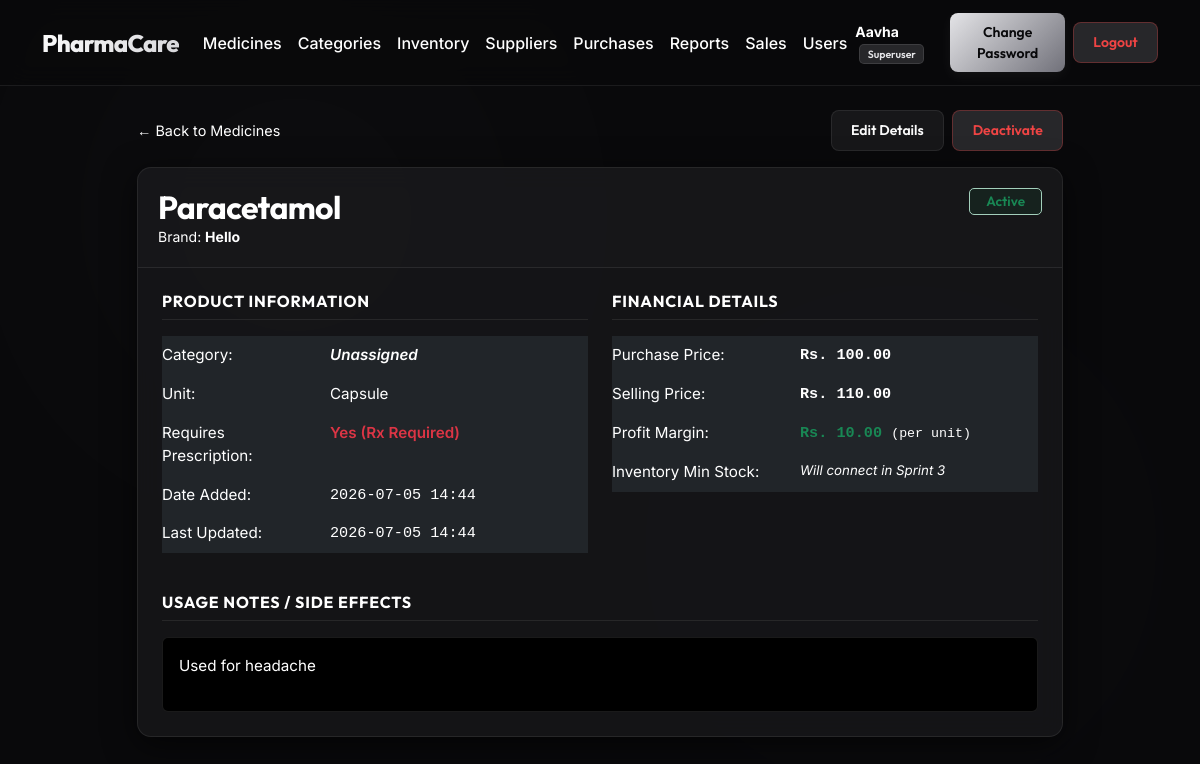
Screenshot of /medicines/1/ (signed in) with the database file from the repository.
### medicines/models.py (models this page shows, shortened)
class Medicine(models.Model):
    UNIT_CHOICES = [
        ("tablet",  "Tablet"),
        ("capsule", "Capsule"),
        ("syrup",   "Syrup (ml)"),
        ("injection","Injection (ml)"),
        ("cream",   "Cream (g)"),
        ("drops",   "Drops (ml)"),
        ("sachet",  "Sachet"),
        ("other",   "Other"),
    ]
    name = models.CharField(
        max_length=200,
        verbose_name="Medicine Name",
        help_text="Generic or brand name of the medicine."
    )
    brand = models.CharField(
        max_length=200,
        blank=True,
        null=True,
        verbose_name="Brand Name",
        help_text="Manufacturer brand name, if different from generic name."
    )
    category = models.ForeignKey(
        Category,
        on_delete=models.SET_NULL,
        null=True,
        blank=True,
        related_name="medicines",
        verbose_name="Category"
    )
    unit = models.CharField(
        max_length=20,
        choices=UNIT_CHOICES,
        default="tablet",
        verbose_name="Unit of Measurement",
        help_text="How this medicine is measured/dispensed."
    )
    requires_prescription = models.BooleanField(
        default=False,
        verbose_name="Requires Prescription",
        help_text="If True, cashiers must request a prescription before selling."
    )
    purchase_price = models.DecimalField(
        max_digits=10,
        decimal_places=2,
        verbose_name="Purchase Price (Rs.)",
        help_text="Cost price per unit paid to supplier."
    )
    selling_price = models.DecimalField(
        max_digits=10,
        decimal_places=2,
        verbose_name="Selling Price (Rs.)",
        help_text="Retail price per unit charged to customers."
    )
    description = models.TextField(
        blank=True,
        null=True,
        verbose_name="Description / Usage",
        help_text="Optional notes on usage, dosage, or side effects."
    )
    is_active = models.BooleanField(
        default=True,
        verbose_name="Active",
        help_text="Inactive medicines are hidden from sales and inventory views."
    )
    created_at = models.DateTimeField(
        auto_now_add=True,
        verbose_name="Created At"
    )
    updated_at = models.DateTimeField(
        auto_now=True,
        verbose_name="Last Updated"
    )
    class Meta:
        verbose_name = "Medicine"
        verbose_name_plural = "Medicines"
        ordering = ["name"]
    @property
    def profit_margin(self):
        return self.selling_price - self.purchase_price

### medicines/views.py (the view)
# urls.py: path("medicines/<int:pk>/", views.MedicineDetailView.as_view(), name="medicine_detail"),
class MedicineDetailView(LoginRequiredMixin, DetailView):
    model = Medicine
    template_name = "medicines/medicine_detail.html"
    context_object_name = "medicine"

### templates/medicines/medicine_detail.html (shortened to what this page needs)
{% extends "base.html" %}
{% block content %}
<div class="row justify-content-center">
    <div class="col-lg-10">
        <div class="mb-3 d-flex justify-content-between align-items-center">
            <a href="{% url 'medicine_list' %}" class="text-secondary text-decoration-none" style="font-size: 0.9rem;">
                &larr; Back to Medicines
            </a>
            {% if user.is_superuser %}
                <div>
                    <a href="{% url 'medicine_edit' medicine.pk %}" class="btn btn-light btn-sm me-1">Edit Details</a>
                    {% if medicine.is_active %}
                        <a href="{% url 'medicine_delete' medicine.pk %}" class="btn btn-danger btn-sm">Deactivate</a>
                    {% endif %}
                </div>
            {% endif %}
        </div>
        <div class="card">
            <div class="card-header d-flex justify-content-between align-items-start">
                <div>
                    <h2 class="mb-0 text-white">{{ medicine.name }}</h2>
                    <p class="text-secondary mb-0 small">
                        Brand:
                        {% if medicine.brand %}
                            <strong class="text-white">{{ medicine.brand }}</strong>
                        {% else %}
                            <span class="fst-italic">Generic Only</span>
                        {% endif %}
                    </p>
                </div>
                <div class="text-end">
                    {% if medicine.is_active %}
                        <span class="badge bg-success-subtle text-success border border-success-subtle px-3 py-1.5" style="background: rgba(25, 135, 84, 0.1) !important; color: #198754 !important; font-size: 0.85rem;">Active</span>
                    {% else %}
                        <span class="badge bg-danger-subtle text-danger border border-danger-subtle px-3 py-1.5" style="background: rgba(220, 53, 69, 0.1) !important; color: #dc3545 !important; font-size: 0.85rem;">Inactive</span>
                    {% endif %}
                </div>
            </div>
            <div class="card-body">
                <div class="row">
                    <div class="col-md-6 mb-4 mb-md-0">
                        <h4 class="text-secondary mb-3 pb-2" style="border-bottom: 1px solid var(--border-color); font-size: 1rem; text-transform: uppercase; letter-spacing: 0.05em;">Product Information</h4>
                        <table class="table table-dark table-borderless bg-transparent" style="color: #fafafa; font-size: 0.95rem;">
                            <tbody>
                                <tr>
                                    <td class="text-secondary ps-0" style="width: 160px;">Category:</td>
                                    <td class="fw-semibold">
                                        {% if medicine.category %}
                                            {{ medicine.category.name }}
                                        {% else %}
                                            <span class="text-muted fst-italic">Unassigned</span>
                                        {% endif %}
                                    </td>
                                </tr>
                                <tr>
                                    <td class="text-secondary ps-0">Unit:</td>
                                    <td>{{ medicine.get_unit_display }}</td>
                                </tr>
                                <tr>
                                    <td class="text-secondary ps-0">Requires Prescription:</td>
                                    <td>
                                        {% if medicine.requires_prescription %}
                                            <span class="text-danger fw-semibold">Yes (Rx Required)</span>
                                        {% else %}
                                            <span class="text-muted">No</span>
                                        {% endif %}
                                    </td>
                                </tr>
                                <tr>
                                    <td class="text-secondary ps-0">Date Added:</td>
                                    <td class="text-secondary font-monospace">{{ medicine.created_at|date:"Y-m-d H:i" }}</td>
                                </tr>
                                <tr>
                                    <td class="text-secondary ps-0">Last Updated:</td>
                                    <td class="text-secondary font-monospace">{{ medicine.updated_at|date:"Y-m-d H:i" }}</td>
                                </tr>
                            </tbody>
                        </table>
                    </div>
                    <div class="col-md-6">
                        <h4 class="text-secondary mb-3 pb-2" style="border-bottom: 1px solid var(--border-color); font-size: 1rem; text-transform: uppercase; letter-spacing: 0.05em;">Financial Details</h4>
                        <table class="table table-dark table-borderless bg-transparent" style="color: #fafafa; font-size: 0.95rem;">
                            <tbody>
                                <tr>
                                    <td class="text-secondary ps-0" style="width: 180px;">Purchase Price:</td>
                                    <td class="font-monospace fw-semibold">Rs. {{ medicine.purchase_price }}</td>
                                </tr>
                                <tr>
                                    <td class="text-secondary ps-0">Selling Price:</td>
                                    <td class="font-monospace fw-semibold text-white">Rs. {{ medicine.selling_price }}</td>
                                </tr>
                                <tr>
                                    <td class="text-secondary ps-0">Profit Margin:</td>
                                    <td class="font-monospace text-success fw-bold">
                                        Rs. {{ medicine.profit_margin }}
                                        <span class="small font-monospace text-muted fw-normal">
                                            (per unit)
                                        </span>
                                    </td>
                                </tr>
                                <tr>
                                    <td class="text-secondary ps-0">Inventory Min Stock:</td>
                                    <td class="text-muted fst-italic small">
                                        Will connect in Sprint 3
                                    </td>
                                </tr>
                            </tbody>
                        </table>
                    </div>
                </div>
                <div class="row mt-4">
                    <div class="col-12">
                        <h4 class="text-secondary mb-3 pb-2" style="border-bottom: 1px solid var(--border-color); font-size: 1rem; text-transform: uppercase; letter-spacing: 0.05em;">Usage Notes / Side Effects</h4>
                        <div class="bg-black bg-opacity-20 p-3 rounded border border-light border-opacity-10 text-muted" style="font-size: 0.95rem; line-height: 1.6;">
                            {% if medicine.description %}
                                {{ medicine.description|linebreaks }}
                            {% else %}
                                <span class="fst-italic">No usage notes or description available for this medicine.</span>
                            {% endif %}
                        </div>
                    </div>
                </div>
            </div>
        </div>
    </div>
</div>
{% endblock %}

### templates/base.html (shortened to what this page needs)
{% load static %}
<!DOCTYPE html>
<html lang="en">
<head>
    <link href="https://cdn.jsdelivr.net/npm/bootstrap@5.3.7/dist/css/bootstrap.min.css" rel="stylesheet">
    <link href="{% static 'css/style.css' %}" rel="stylesheet">
</head>
<body>
{% if request.resolver_match.url_name == "home" %}
<nav class="navbar navbar-expand-lg navbar-dark">
    <div class="container">
        <a class="navbar-brand" href="{% url 'home' %}">PharmaCare</a>
        <div class="d-flex align-items-center ms-auto">
            {% if user.is_authenticated %}
                <span class="text-white me-3 small d-none d-md-inline">
                    Welcome, <strong>{{ user.username }}</strong>
                    {% if user.is_superuser %}
                        <span class="badge bg-warning text-dark ms-1">Superuser</span>
                    {% endif %}
                    {% for group in user.groups.all %}
                        <span class="badge bg-warning text-dark ms-1">{{ group.name }}</span>
                    {% endfor %}
                </span>
                <a href="{% url 'change_password' %}" class="btn btn-warning btn-sm me-2">Change Password</a>
                <form action="{% url 'logout' %}" method="post" style="display:inline; margin:0;">
                    {% csrf_token %}
                    <button type="submit" class="btn btn-danger btn-sm">Logout</button>
                </form>
            {% else %}
                <a href="{% url 'login' %}" class="btn btn-light btn-sm">Login</a>
            {% endif %}
        </div>
    </div>
</nav>
{% else %}
<nav class="navbar navbar-expand-lg navbar-dark">
    <div class="container">
        <a class="navbar-brand" href="{% url 'home' %}">PharmaCare</a>
        <div class="collapse navbar-collapse" id="navbarNav">
            <ul class="navbar-nav me-auto mb-2 mb-lg-0">
                {% if user.is_authenticated %}
                    {% if user.is_superuser or user.groups.all.0.name == "Admin" or user.groups.all.0.name == "Pharmacist" or user.groups.all.1.name == "Admin" or user.groups.all.1.name == "Pharmacist" %}
                        <li class="nav-item">
                            <a class="nav-link px-2 {% if request.resolver_match.url_name == 'medicine_list' %}active{% endif %}" href="{% url 'medicine_list' %}">Medicines</a>
                        </li>
                        <li class="nav-item">
                            <a class="nav-link px-2 {% if request.resolver_match.url_name == 'category_list' %}active{% endif %}" href="{% url 'category_list' %}">Categories</a>
                        </li>
                        <li class="nav-item">
                            <a class="nav-link px-2" href="#">Inventory</a>
                        </li>
                        <li class="nav-item">
                            <a class="nav-link px-2" href="#">Suppliers</a>
                        </li>
                        <li class="nav-item">
                            <a class="nav-link px-2" href="#">Purchases</a>
                        </li>
                        <li class="nav-item">
                            <a class="nav-link px-2" href="#">Reports</a>
                        </li>
                    {% endif %}
                    {% if user.is_superuser or user.groups.all.0.name == "Admin" or user.groups.all.0.name == "Cashier" or user.groups.all.1.name == "Admin" or user.groups.all.1.name == "Cashier" %}
                        <li class="nav-item">
                            <a class="nav-link px-2" href="#">Sales</a>
                        </li>
                    {% endif %}
                    {% if user.is_superuser or user.groups.all.0.name == "Admin" or user.groups.all.1.name == "Admin" %}
                        <li class="nav-item">
                            <a class="nav-link px-2" href="#">Users</a>
                        </li>
                    {% endif %}
                {% endif %}
            </ul>
            <div class="d-flex align-items-center">
                {% if user.is_authenticated %}
                    <span class="text-white me-3 small d-none d-lg-inline">
                        <strong>{{ user.username }}</strong>
                        {% if user.is_superuser %}
                            <span class="badge bg-warning text-dark ms-1">Superuser</span>
                        {% endif %}
                    </span>
                    <a href="{% url 'change_password' %}" class="btn btn-warning btn-sm me-2">Change Password</a>
                    <form action="{% url 'logout' %}" method="post" style="display:inline; margin:0;">
                        <button type="submit" class="btn btn-danger btn-sm">Logout</button>
                    </form>
                {% else %}
                    <a href="{% url 'login' %}" class="btn btn-light btn-sm">Login</a>
                {% endif %}
            </div>
        </div>
    </div>
</nav>
{% endif %}
<div class="container mt-4">
    {% block content %}{% endblock %}
</div>
</body>
</html>

### rows the page displays
Medicine: name "Paracetamol", brand "Hello", unit "Capsule", created_at "2026-07-05 14:44", updated_at "2026-07-05 14:44", purchase_price "100.00", selling_price "110.00", profit_margin "10.00", description "Used for headache"

### other values shown
{{ user.username }} "Aavha"
